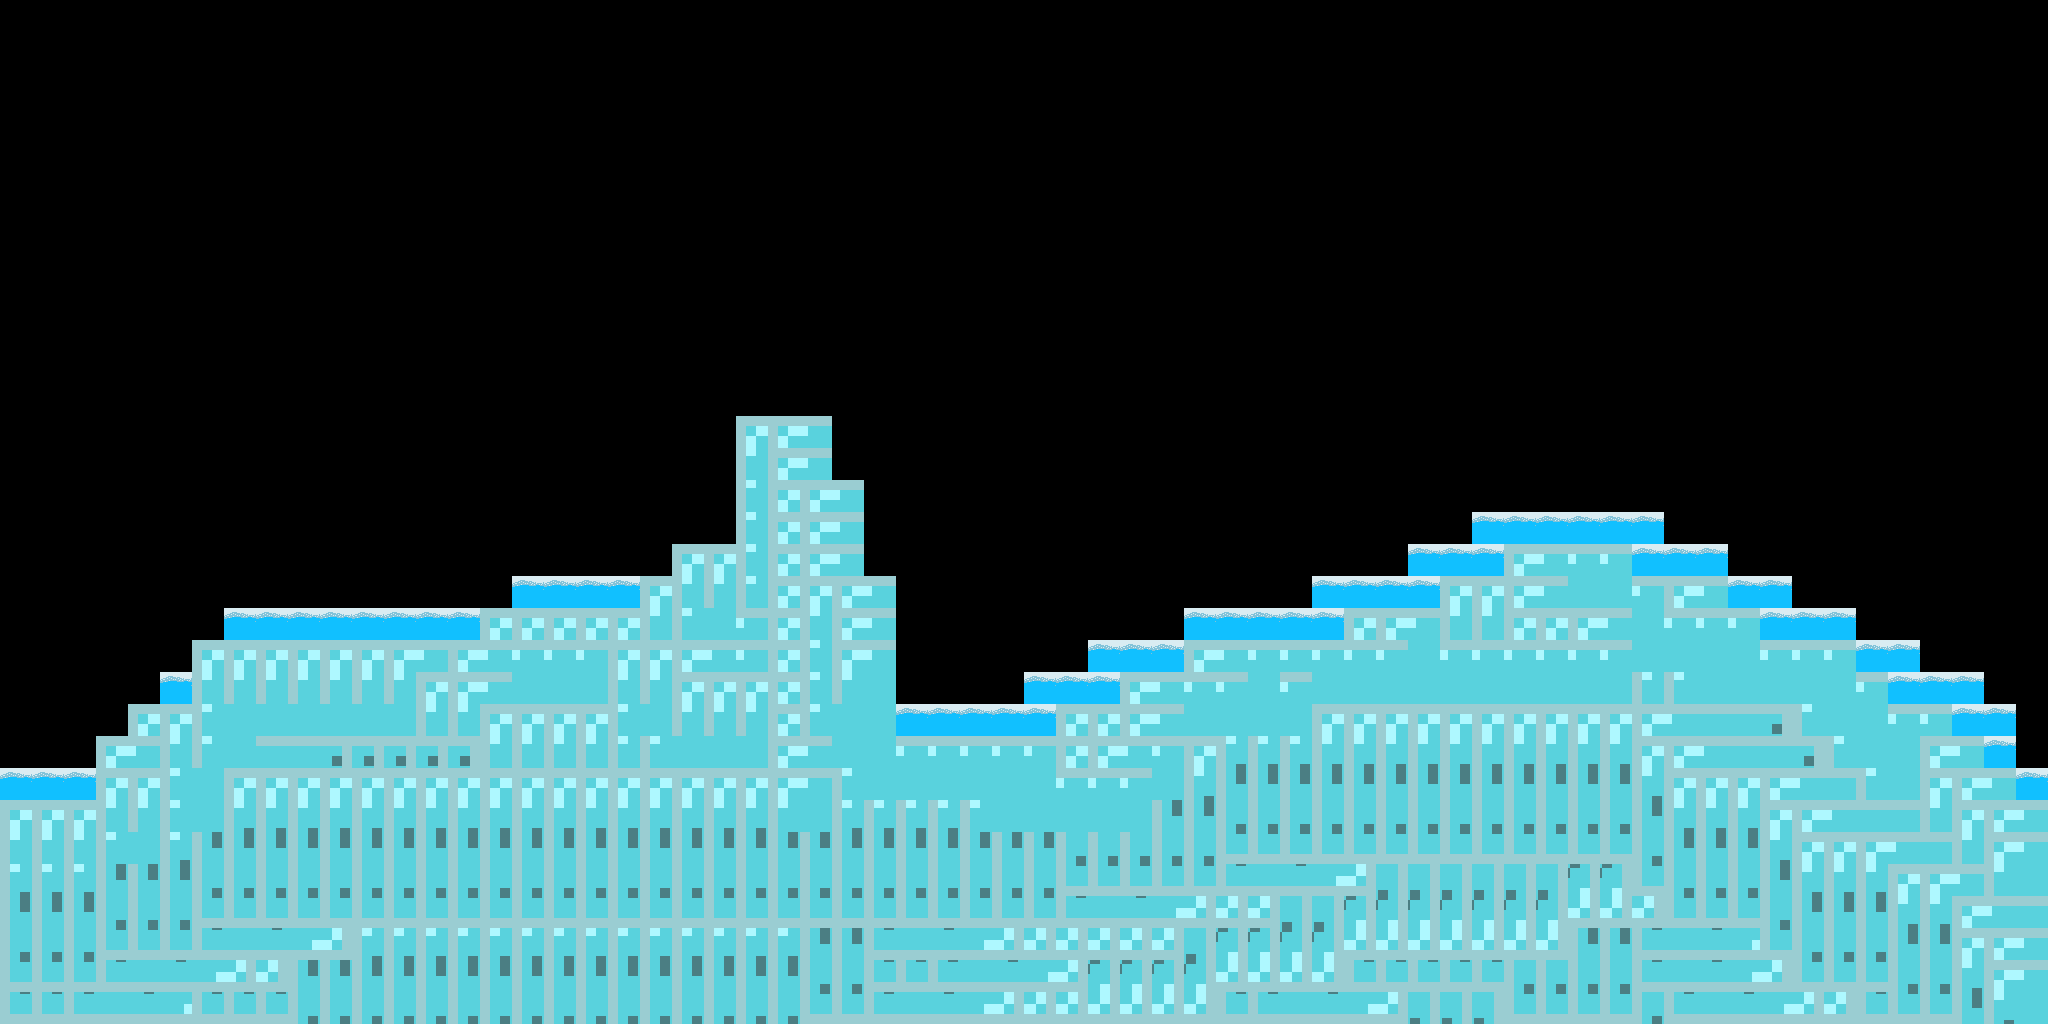

Tiled map render using the project's own tile images. Description and the whole map definition, tile-layer contents included, below:
An orthogonal 64x32 tile map with 32x32 px tiles, 1 tile layer (Tile Layer 1), 3 tilesets.

<map version="1.0" tiledversion="1.1.5" orientation="orthogonal" renderorder="right-down" width="64" height="32" tilewidth="32" tileheight="32" infinite="0" nextobjectid="1">
 <tileset firstgid="1" source="ice grass tile1.tsx" />
 <tileset firstgid="2" source="ice tile1.tsx" />
 <tileset firstgid="27" source="ice tile2.tsx" />
 <layer name="Tile Layer 1" width="64" height="32">
  <data encoding="csv">
0,0,0,0,0,0,0,0,0,0,0,0,0,0,0,0,0,0,0,0,0,0,0,0,0,0,0,0,0,0,0,0,0,0,0,0,0,0,0,0,0,0,0,0,0,0,0,0,0,0,0,0,0,0,0,0,0,0,0,0,0,0,0,0,
0,0,0,0,0,0,0,0,0,0,0,0,0,0,0,0,0,0,0,0,0,0,0,0,0,0,0,0,0,0,0,0,0,0,0,0,0,0,0,0,0,0,0,0,0,0,0,0,0,0,0,0,0,0,0,0,0,0,0,0,0,0,0,0,
0,0,0,0,0,0,0,0,0,0,0,0,0,0,0,0,0,0,0,0,0,0,0,0,0,0,0,0,0,0,0,0,0,0,0,0,0,0,0,0,0,0,0,0,0,0,0,0,0,0,0,0,0,0,0,0,0,0,0,0,0,0,0,0,
0,0,0,0,0,0,0,0,0,0,0,0,0,0,0,0,0,0,0,0,0,0,0,0,0,0,0,0,0,0,0,0,0,0,0,0,0,0,0,0,0,0,0,0,0,0,0,0,0,0,0,0,0,0,0,0,0,0,0,0,0,0,0,0,
0,0,0,0,0,0,0,0,0,0,0,0,0,0,0,0,0,0,0,0,0,0,0,0,0,0,0,0,0,0,0,0,0,0,0,0,0,0,0,0,0,0,0,0,0,0,0,0,0,0,0,0,0,0,0,0,0,0,0,0,0,0,0,0,
0,0,0,0,0,0,0,0,0,0,0,0,0,0,0,0,0,0,0,0,0,0,0,0,0,0,0,0,0,0,0,0,0,0,0,0,0,0,0,0,0,0,0,0,0,0,0,0,0,0,0,0,0,0,0,0,0,0,0,0,0,0,0,0,
0,0,0,0,0,0,0,0,0,0,0,0,0,0,0,0,0,0,0,0,0,0,0,0,0,0,0,0,0,0,0,0,0,0,0,0,0,0,0,0,0,0,0,0,0,0,0,0,0,0,0,0,0,0,0,0,0,0,0,0,0,0,0,0,
0,0,0,0,0,0,0,0,0,0,0,0,0,0,0,0,0,0,0,0,0,0,0,0,0,0,0,0,0,0,0,0,0,0,0,0,0,0,0,0,0,0,0,0,0,0,0,0,0,0,0,0,0,0,0,0,0,0,0,0,0,0,0,0,
0,0,0,0,0,0,0,0,0,0,0,0,0,0,0,0,0,0,0,0,0,0,0,0,0,0,0,0,0,0,0,0,0,0,0,0,0,0,0,0,0,0,0,0,0,0,0,0,0,0,0,0,0,0,0,0,0,0,0,0,0,0,0,0,
0,0,0,0,0,0,0,0,0,0,0,0,0,0,0,0,0,0,0,0,0,0,0,0,0,0,0,0,0,0,0,0,0,0,0,0,0,0,0,0,0,0,0,0,0,0,0,0,0,0,0,0,0,0,0,0,0,0,0,0,0,0,0,0,
0,0,0,0,0,0,0,0,0,0,0,0,0,0,0,0,0,0,0,0,0,0,0,0,0,0,0,0,0,0,0,0,0,0,0,0,0,0,0,0,0,0,0,0,0,0,0,0,0,0,0,0,0,0,0,0,0,0,0,0,0,0,0,0,
0,0,0,0,0,0,0,0,0,0,0,0,0,0,0,0,0,0,0,0,0,0,0,0,0,0,0,0,0,0,0,0,0,0,0,0,0,0,0,0,0,0,0,0,0,0,0,0,0,0,0,0,0,0,0,0,0,0,0,0,0,0,0,0,
0,0,0,0,0,0,0,0,0,0,0,0,0,0,0,0,0,0,0,0,0,0,0,0,0,0,0,0,0,0,0,0,0,0,0,0,0,0,0,0,0,0,0,0,0,0,0,0,0,0,0,0,0,0,0,0,0,0,0,0,0,0,0,0,
0,0,0,0,0,0,0,0,0,0,0,0,0,0,0,0,0,0,0,0,0,0,0,27,27,28,0,0,0,0,0,0,0,0,0,0,0,0,0,0,0,0,0,0,0,0,0,0,0,0,0,0,0,0,0,0,0,0,0,0,0,0,0,0,
0,0,0,0,0,0,0,0,0,0,0,0,0,0,0,0,0,0,0,0,0,0,0,32,27,28,0,0,0,0,0,0,0,0,0,0,0,0,0,0,0,0,0,0,0,0,0,0,0,0,0,0,0,0,0,0,0,0,0,0,0,0,0,0,
0,0,0,0,0,0,0,0,0,0,0,0,0,0,0,0,0,0,0,0,0,0,0,32,27,27,28,0,0,0,0,0,0,0,0,0,0,0,0,0,0,0,0,0,0,0,0,0,0,0,0,0,0,0,0,0,0,0,0,0,0,0,0,0,
0,0,0,0,0,0,0,0,0,0,0,0,0,0,0,0,0,0,0,0,0,0,0,32,27,27,28,0,0,0,0,0,0,0,0,0,0,0,0,0,0,0,0,0,0,0,1,1,1,1,1,1,0,0,0,0,0,0,0,0,0,0,0,0,
0,0,0,0,0,0,0,0,0,0,0,0,0,0,0,0,0,0,0,0,0,27,27,32,27,27,28,0,0,0,0,0,0,0,0,0,0,0,0,0,0,0,0,0,1,1,1,27,28,28,28,1,1,1,0,0,0,0,0,0,0,0,0,0,
0,0,0,0,0,0,0,0,0,0,0,0,0,0,0,0,1,1,1,1,27,32,32,32,27,27,27,28,0,0,0,0,0,0,0,0,0,0,0,0,0,1,1,1,1,27,27,27,28,33,33,28,27,28,1,1,0,0,0,0,0,0,0,0,
0,0,0,0,0,0,0,1,1,1,1,1,1,1,1,27,27,27,27,27,32,32,33,28,27,32,27,28,0,0,0,0,0,0,0,0,0,1,1,1,1,1,27,27,28,32,32,27,27,27,28,33,28,28,28,1,1,1,0,0,0,0,0,0,
0,0,0,0,0,0,27,27,27,27,27,27,27,28,27,28,28,28,28,27,27,27,28,28,27,32,27,28,0,0,0,0,0,0,1,1,1,27,28,28,28,28,28,28,33,28,28,28,28,28,28,33,33,33,33,28,28,28,1,1,0,0,0,0,
0,0,0,0,0,1,32,32,32,32,32,32,32,27,27,28,33,33,33,32,32,27,27,27,27,32,32,33,0,0,0,0,1,1,1,27,28,28,28,33,28,33,33,33,33,33,33,33,33,33,33,32,32,33,33,33,33,33,28,1,1,1,0,0,
0,0,0,0,27,27,32,33,33,33,33,33,33,32,32,27,27,27,27,32,33,32,32,32,27,32,33,33,1,1,1,1,1,2,2,27,28,33,33,33,33,2,2,2,2,2,2,2,2,2,2,2,3,4,5,6,32,33,33,28,28,1,1,0,
0,0,0,27,28,32,32,33,4,5,6,6,6,6,6,32,32,32,32,32,32,33,33,33,27,28,33,33,28,28,28,28,28,2,27,28,28,2,7,7,7,7,7,7,7,7,7,7,7,7,7,2,2,3,4,5,6,32,33,33,27,28,1,0,
1,1,1,27,27,32,33,2,2,2,2,2,2,2,2,2,2,2,2,2,2,2,2,2,27,28,32,33,33,33,33,33,33,28,28,28,33,7,12,12,12,12,12,12,12,12,12,12,12,12,12,7,2,2,2,2,3,4,32,33,27,27,28,1,
27,27,27,32,32,32,33,7,7,7,7,7,7,7,7,7,7,7,7,7,7,7,7,7,32,33,7,7,7,7,32,33,33,33,33,33,12,12,17,17,17,17,17,17,17,17,17,17,17,17,17,12,7,7,7,2,2,3,4,5,32,27,27,28,
32,32,32,32,33,7,12,12,12,12,12,12,12,12,12,12,12,12,12,12,12,12,12,12,12,12,12,12,12,12,12,12,12,17,17,17,17,17,22,22,22,22,22,22,22,22,22,22,22,22,22,17,12,12,12,7,2,2,2,3,4,32,27,28,
7,7,7,12,12,12,17,17,17,17,17,17,17,17,17,17,17,17,17,17,17,17,17,17,17,17,17,17,17,17,17,17,17,22,22,22,22,22,22,23,24,25,26,16,16,16,16,16,16,21,21,22,17,17,17,12,7,7,7,2,2,3,32,33,
12,12,12,17,17,17,22,22,22,22,22,22,22,22,22,22,22,22,22,22,22,22,22,22,22,22,22,22,22,22,22,22,22,22,23,24,25,26,26,26,16,16,21,21,21,21,21,21,21,26,26,26,22,22,22,17,12,12,12,7,7,2,3,4,
17,17,17,22,22,22,22,23,24,25,26,7,7,7,7,7,7,7,7,7,7,7,7,7,7,12,12,22,23,24,25,26,26,26,26,26,26,16,21,21,21,21,26,26,26,26,26,26,26,12,12,22,23,24,25,22,17,17,17,12,12,2,2,3,
22,22,22,22,23,24,25,26,26,12,12,12,12,12,12,12,12,12,12,12,12,12,12,12,12,17,17,22,22,22,23,24,25,26,21,21,21,21,26,26,26,26,22,22,22,22,22,17,17,17,17,22,23,24,25,26,22,22,22,17,17,7,2,3,
22,22,22,23,24,25,22,22,22,17,17,17,17,17,17,17,17,17,17,17,17,17,17,17,17,22,22,22,23,24,25,26,26,26,26,26,26,26,22,22,23,24,25,26,16,16,16,22,22,22,22,17,22,23,24,25,26,26,22,22,22,12,7,8
</data>
 </layer>
</map>